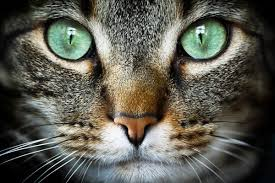
#> input picture tuan2/cat.png, 275 x 183 px
$ jupyter execute --allow-errors 2.2.2_basic_image_manipulation_open_CV_done.ipynb   (shell and % lines are left out)
#> lines starting #> are read from the running program, lines starting #| are printed output that depends on the picture; after the words box and inside, x2 and y2 are one past the last pixel; in counts of white or black regions, pixels touching at a corner belong together
**<h1> Manipulating Images </h1>**

Estimated time needed: **30** minutes

<h2>Objectives</h2>

In this lab, you will learn how to manipulate images, OpenCV image Arrays. You will learn how to copy an image to avoid aliasing. We will cover flipping images and cropping images. You will also learn to change pixel images; this will allow you to draw shapes, write text and superimpose images over other images.

<ul>
    <li><a href='#MI'>Manipulating Images </a>
        <ul>
            <li>Copying Images  </li>
            <li>Fliping Images </li>
            <li>Cropping an Image </li>
            <li>Changing Specific Image Pixels </li>


</ul>

----

Download the images for the lab

We will be using these imported functions in the lab

[cell 1]
import matplotlib.pyplot as plt
import cv2
import numpy as np

## Copying Images

If you want to reassign an array to another variable, you should use the `copy` method. If we do not apply the method `copy()`, the variable will point to the same location in memory. Consider the following array:

[cell 2]
baboon = cv2.imread("baboon.png")
plt.figure(figsize=(10,10))
#> (the rest of this cell did not finish here and is left out)

If we do not apply the method `copy()`, the new variable will point to the same location in memory:

[cell 3]
A = baboon

we use the `id` function to find the object's memory address; we see it is the same as the original array.

[cell 4]
id(A)==id(baboon)
id(A)
#> Out = 139750068335424

If we apply the method `copy()</coode>, the memory address is different

#> (a cell that did not finish here is left out)

When we do not apply the method <code>copy()</code>, the variable will point to the same location in memory. Consider the array <code>baboon</code>, if we set all its values to zero, then all the values in <code>A</code> will be zero. This is because <code>baboon</code> and <code>A</code> point to the same place in memory, but <code>B</code> will not be affected.

#> (a cell that did not finish here is left out)

[cell 7]
plt.figure(figsize=(10,10))
plt.subplot(121)
#> (the rest of this cell did not finish here and is left out)

We see they are the same, this is called aliasing. Aliasing happens whenever one variable's value is assigned to another variable because variables are just names that store references to values. We can also compare <code>baboon</code> and array <code>B</code>:

[cell 8]
plt.figure(figsize=(10,10))
plt.subplot(121)
#> (the rest of this cell did not finish here and is left out)

They are different because they used the method copy.

## Fliping Images

Flipping images involves reordering the index of the pixels such that it changes the orientation of the image. Consider the following image:

[cell 9]
image = cv2.imread("cat.png")
#> image is the input picture: shape (183, 275, 3); mean B, G, R 79.9, 89.7, 90.6
plt.figure(figsize=(10,10))
plt.imshow(cv2.cvtColor(image, cv2.COLOR_BGR2RGB))
plt.show()

We can cast it to an array and find the shape:

[cell 10]
width, height,C=image.shape
#> width = 183; height = 275; C = 3
print('width, height,C',width, height,C)
#| width, height,C 183 275 3

Let's Flip i.e rotate it vertically. First, we create an array of equal size of type <code>np.uint8</code> bit image.

[cell 11]
array_flip = np.zeros((width, height,C),dtype=np.uint8)

We assign the first row of pixels of the original array to the new array's last row. We repeat the process for every row, incrementing the row number for the original array and decreasing the new array's row index assigning the pixels accordingly.

[cell 12]
for i,row in enumerate(image):
        array_flip[width-1-i,:,:]=row
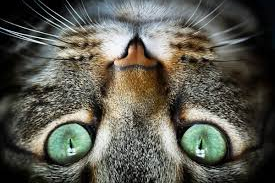
#> array_flip: shape (183, 275, 3); mean of channels 0, 1, 2 79.9, 89.7, 90.6; drawn as B, G, R

We plot the results

[cell 13]
plt.figure(figsize=(5,5))
plt.imshow(cv2.cvtColor(array_flip, cv2.COLOR_BGR2RGB))
plt.show()

<code>OpenCV</code>has several ways to flip an image, we can use  the <code>flip()</code> function; we have the input image array. The parameter is the <code>flipCode</code>

is the value indicating what kind of flip we would like to perform;
<li><code>flipcode</code> = 0: flip vertically around the x-axis</li>
<li><code>flipcode</code> > 0: flip horizontally around y-axis positive value</li>
<li><code>flipcode</code>&#60 0: flip vertically and horizontally, flipping around both axes negative value</li>
Let apply different <code>flipcode</code>'s in a loop:

[cell 14]
for flipcode in [0,1,-1]:
    im_flip =  cv2.flip(image,flipcode )
    plt.imshow(cv2.cvtColor(im_flip,cv2.COLOR_BGR2RGB))
    plt.title("flipcode: "+str(flipcode))
    plt.show()
#> this loop made 3 passes
#> pass 2, `im_flip =  cv2.flip(image,flipcode )`:
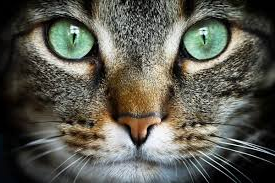
#> im_flip: shape (183, 275, 3); mean B, G, R 79.9, 89.7, 90.6
#> pass 3, `im_flip =  cv2.flip(image,flipcode )`:
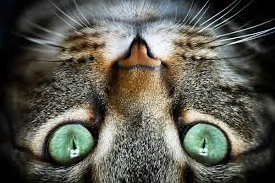
#> im_flip: shape (183, 275, 3); mean B, G, R 79.9, 89.7, 90.6

We can also use the <code>rotate()</code> function. The parameter is an integer indicating what kind of flip we would like to perform.

[cell 15]
im_flip = cv2.rotate(image,0)
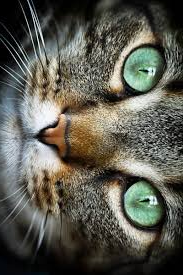
#> im_flip: shape (275, 183, 3); mean B, G, R 79.9, 89.7, 90.6
plt.imshow(cv2.cvtColor(im_flip,cv2.COLOR_BGR2RGB))
plt.show()

OpenCV module has built-in attributes the describe the type of flip, the values are just integers. Several are shown in the following <code>dict</code>:

[cell 16]
flip = {"ROTATE_90_CLOCKWISE":cv2.ROTATE_90_CLOCKWISE,"ROTATE_90_COUNTERCLOCKWISE":cv2.ROTATE_90_COUNTERCLOCKWISE,"ROTATE_180":cv2.ROTATE_180}
#> flip = {'ROTATE_90_CLOCKWISE': 0, 'ROTATE_90_COUNTERCLOCKWISE': 2, 'ROTATE_180': 1}

We see the keys are just an integer

[cell 17]
flip["ROTATE_90_CLOCKWISE"]
#> Out = 0

We can plot each of the outputs using the different  parameter values

[cell 18]
for key, value in flip.items():
    plt.subplot(1,2,1)
    plt.imshow(cv2.cvtColor(image, cv2.COLOR_BGR2RGB))
    plt.title("orignal")
    plt.subplot(1,2,2)
    plt.imshow(cv2.cvtColor(cv2.rotate(image,value), cv2.COLOR_BGR2RGB))
    plt.title(key)
    plt.show()
#> this loop made 3 passes
#> (key, value) on passes 1 to 3: ('ROTATE_90_CLOCKWISE', 0), ('ROTATE_90_COUNTERCLOCKWISE', 2), ('ROTATE_180', 1)
#> pass 2, `plt.show()`:
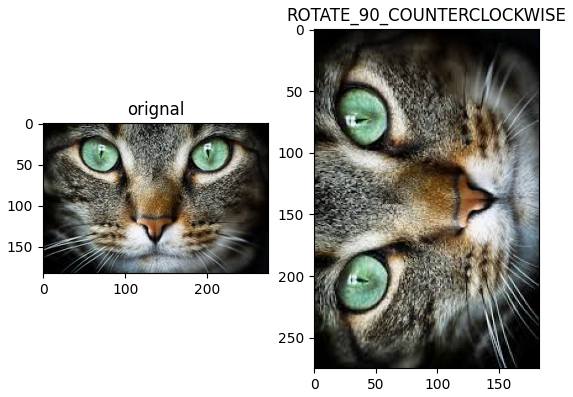
#> figure drawn by matplotlib, 2 panels

 ## Cropping an Image

Cropping is "cutting out" the part of the image and throwing out the rest; we can crop using arrays. Let start with a vertical crop; the variable <code>upper</code> is the first row that we would like to include in the image, the variable <code>lower</code> is the last row we would like to include. We then use slicing to obtain the new image.

[cell 19]
upper = 150
lower = 400
crop_top = image[upper: lower,:,:]
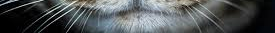
#> crop_top: shape (33, 275, 3); mean B, G, R 83, 81.8, 77.5
plt.figure(figsize=(10,10))
plt.imshow(cv2.cvtColor(crop_top, cv2.COLOR_BGR2RGB))
plt.show()

consider the array <code>crop_top</code> we  can also crop horizontally  the variable right is the first column that we would like to include in the image, the variable left is the last column we would like to include in the image.

[cell 20]
left = 150
right = 400
crop_horizontal = crop_top[: ,left:right,:]
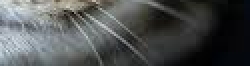
#> crop_horizontal: shape (33, 125, 3) (shown 2 times larger); mean B, G, R 81, 81.2, 78.5
plt.figure(figsize=(5,5))
plt.imshow(cv2.cvtColor(crop_horizontal, cv2.COLOR_BGR2RGB))
plt.show()

## Changing Specific Image Pixels

We can change specific image pixels using  array indexing; for example, we can set  all the channels in the original image we cropped to zero :

[cell 21]
array_sq = np.copy(image)
array_sq[upper:lower,left:right,:] = 0
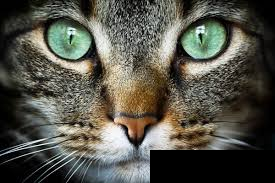
#> array_sq: shape (183, 275, 3); 8.19% of pixels changed, all inside (x1, y1, x2, y2) = (150, 150, 275, 183)

We can compare the results to the new image.

[cell 22]
plt.figure(figsize=(10,10))
plt.subplot(1,2,1)
plt.imshow(cv2.cvtColor(image,cv2.COLOR_BGR2RGB))
plt.title("orignal")
plt.subplot(1,2,2)
plt.imshow(cv2.cvtColor(array_sq,cv2.COLOR_BGR2RGB))
plt.title("Altered Image")
plt.show()
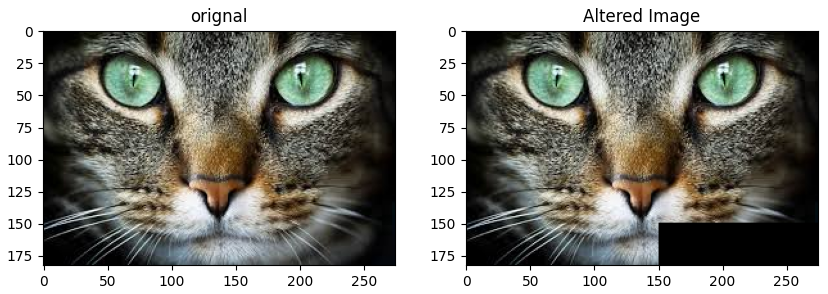
#> figure drawn by matplotlib, 2 panels

  We can also create shapes and <code>OpenCV</code>, we can use the method <code>rectangle</code>. The parameter  <code>pt1</code> is the top-left coordinate of the rectangle: <code>(left,top)</code> or $(x_0,y_0)$, <code>pt2</code> is the bottom right coordinate<code>(right,lower)</code> or $(x_1,y_1)$. The parameter <code>color</code>  is a tuple representing the intensity of each channel <code>( blue, green, red)</code>. Finally, we have the line thickness.

[cell 23]
start_point, end_point = (left, upper),(right, lower)
image_draw = np.copy(image)
cv2.rectangle(image_draw, pt1=start_point, pt2=end_point, color=(0, 255, 0), thickness=3)
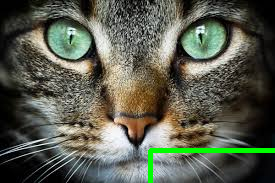
#> image_draw: shape (183, 275, 3); 1.55% of pixels changed, all inside (x1, y1, x2, y2) = (148, 148, 275, 183)
plt.figure(figsize=(5,5))
plt.imshow(cv2.cvtColor(image_draw, cv2.COLOR_BGR2RGB))
plt.show()

We can overlay text on an image using the function  <code>putText</code> with the following parameter values:

 <li><code>img</code>: Image array </li>
<li><code>text</code>: Text string to be overlayed</li>
<li><code>org</code>: Bottom-left corner of the text string in the image</li>
<li><code>fontFace</code>: tye type of font </li>
<li><code>fontScale</code>: Font scale</li>
<li><code>color</code>: Text color</li>
<li><code>thickness</code>: Thickness of the lines used to draw a text</li>
<li><code>lineType:</code> Line type</li>

[cell 24]
image_draw=cv2.putText(img=image,text='Stuff',org=(10,500),color=(255,255,255),fontFace=4,fontScale=5,thickness=2)
plt.figure(figsize=(10,10))
plt.imshow(cv2.cvtColor(image_draw,cv2.COLOR_BGR2RGB))
plt.show()

### Question-4:
Use the image baboon.png from this lab or take any image you like.

Open the image and create a OpenCV Image object called `im`, convert the image from BGR format to RGB format, flip `im` vertically around the x-axis and create an image called `im_flip`, mirror `im` by flipping it horizontally around the y-axis and create an image called `im_mirror`, finally plot both images

[cell 25]
import cv2
import matplotlib.pyplot as plt

im = cv2.imread("cat.png")
im = cv2.cvtColor(im, cv2.COLOR_BGR2RGB)
im_flip = cv2.flip(im, 0)
im_mirror = cv2.flip(im, 1)
plt.figure(figsize=(10, 5))
plt.subplot(1, 2, 1)
plt.imshow(im_flip)
plt.title("im_flip (Vertical)")
plt.axis('off')
plt.subplot(1, 2, 2)
plt.imshow(im_mirror)
plt.title("im_mirror (Horizontal)")
plt.axis('off')
plt.show()
